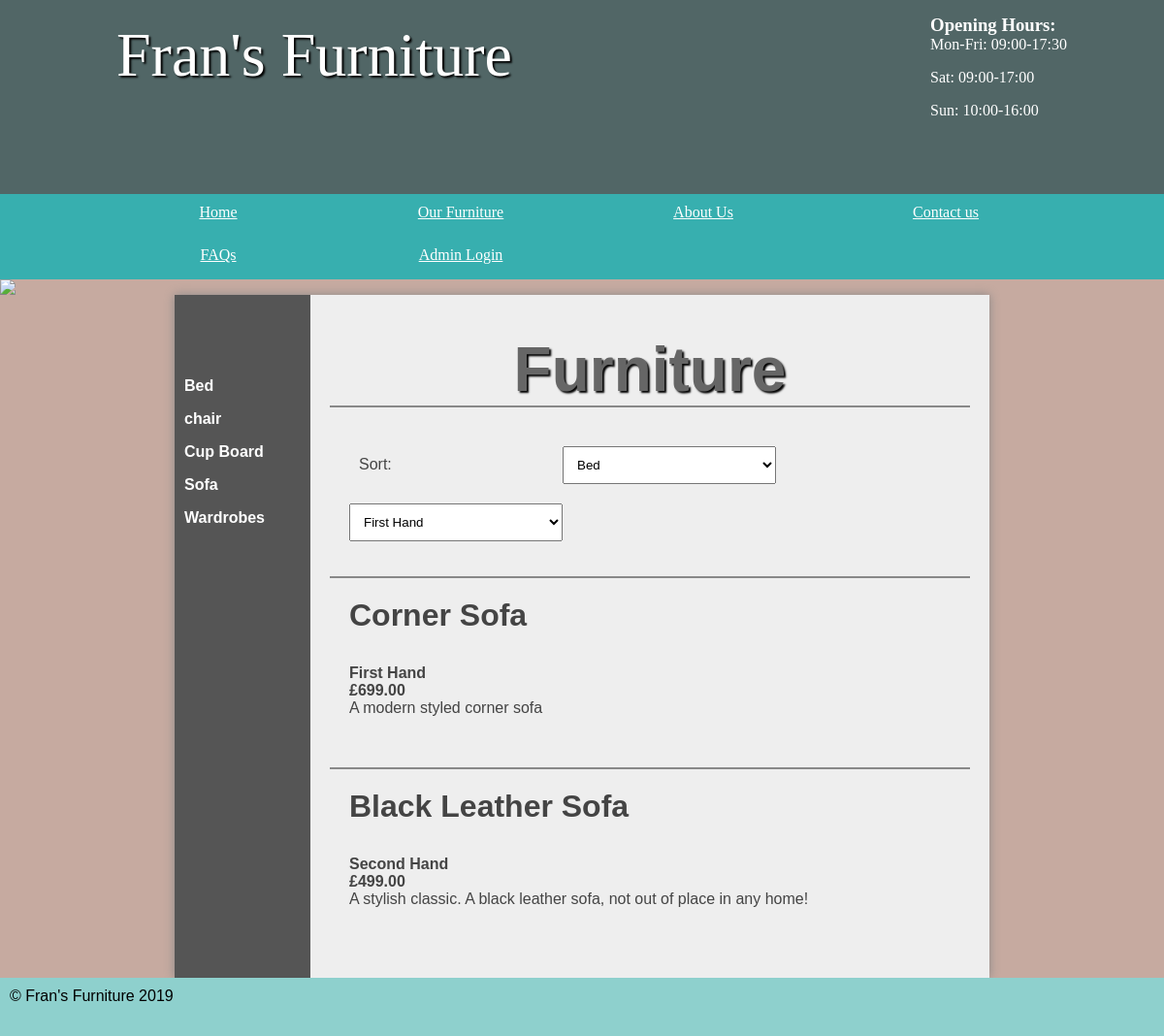
The app's page /index.php?page=furniture&cat_id=4 with its own data.
### tables this page shows
CREATE TABLE `category` (
  `id` int(11) NOT NULL,
  `name` varchar(45) DEFAULT NULL
);

CREATE TABLE `furniture` (
  `id` int(11) NOT NULL,
  `name` varchar(45) NOT NULL,
  `description` varchar(2000) NOT NULL,
  `price` decimal(5,2) NOT NULL,
  `categoryId` int(11) NOT NULL,
  `visibility` char(1) NOT NULL,
  `item_condition` varchar(15) NOT NULL
);

### functions/load_template.php (called while the page is built, shortened)
<?php
	function loadTemplate($filename, $tempVars){
		extract($tempVars);
		require $filename;
		$content = ob_get_clean();
		return $content;
	}
?>

### pages/users/furniture.php (called while the page is built, shortened)
<?php
$furniture=new DatabaseTable('furniture');
if(isset($_GET['cat_id'])){
		$fur=$furniture->find('categoryId',$_GET['cat_id']);
	}
	else{
		$fur=$furniture->find('visibility', 'S');
	}
$sortF=$furniture->findAll();
$category=new DatabaseTable('category');
$cat=$category->findAll();
$sortC=$category->findAll();
$content=loadTemplate('../templates/users/furnitureTemplate.php',['furnitureQuery'=>$fur, 'categoryQuery'=>$cat, 'stmt'=>$sortC, 'tmts'=>$sortF]);
?>

### classes/databasetable.php (called while the page is built, shortened)
<?php
class DatabaseTable{
    public $table;
    function __construct($table){
        $this->table = $table;
    }
function find($field, $value) {
    global $pdo;
        $stmt = $pdo->prepare('SELECT * FROM ' . $this->table . ' WHERE ' . $field . ' = :valu');
        $criteria = [
                'valu' => $value
        ];
        $stmt->execute($criteria);
        return $stmt;
}
function findAll() {
    global $pdo;
        $stmt = $pdo->prepare('SELECT * FROM ' . $this->table );
        $stmt->execute();
        return $stmt;
}
}
?>

### templates/users/furnitureTemplate.php (the view, shortened to what this page needs)
<main class="admin">
	<section class="left">
		<ul>
			<?php
			foreach ($categoryQuery as $category) {
				echo '<li>';
				echo '<h4>'.'<a href="index.php?page=furniture&cat_id='.$category['id'].'">' . $category['name'] .'</a>'. '</h4>';
				echo '</li>';
			}
			?>
		</ul>
	</section>
	<section class="right">
		<h1>Furniture</h1>
		<ul class="furniture">
		<li>
			<form>
			<label>Sort:</label>
			<select id="categoryId" onchange="clickme(categoryId.value,item_condition.value)">
				<?php
					foreach ($stmt as $row) {
						echo '<option value="' . $row['id'] . '">' . $row['name'] . '</option>';
					}
				?>
				</select>
				<select id="item_condition" onchange="clickme(categoryId.value,item_condition.value)">
					<option value="First Hand">First Hand</option>
				</select>
</form>
		</li>
<div id="new">
	<?php
	foreach ($furnitureQuery as $furniture) {
		echo '<li>';
		echo '<div class="details">';
		echo '<h2>' . $furniture['name'] . '</h2>';
		echo '<h4>' . $furniture['item_condition'] . '</h4>';
		echo '<h4>£' . $furniture['price'] . '</h4>';
		echo '<p>' . $furniture['description'] . '</p>';
		echo '</div>';
		echo '</li>';
	}
	?>
</ul>
</section>
</main>

### css/styles.css (style rules this page uses)
* { margin: 0; padding: 0; }
html { font-family: 'Oxygen-Regular', verdana, sans-serif; }
body { background-color: #C6AAA0; }
h1 { font-size:4em; color: white; text-align: center; padding-top: 20px; text-shadow: 2px 2px 2px #000; }
main { min-height: 75vh; background-color: #eee; width: 70vw; display: block; margin: auto; box-shadow: 0px 0px 10px #888; color:#444; }
main h2 { font-size:2em; }
p, li, h2 { margin-bottom: 1em; }
form select, form label, form input, form textarea { float: left; width: 200px; padding: 10px; margin-top: 20px; }
form label { clear: left; }
.left ul { list-style-type: none }
section a { color: #444; }
form select { width: 220px; }
.stock, .admin { display: table; }
.stock > ul, .admin .left { width: 10vw; list-style-type: none; display: table-cell; padding: 10px; background-color: #555; margin: 0; }
.stock .products, .admin .right { display: table-cell; padding: 20px; }
.stock > ul a, .admin .left a { color: white; text-decoration: none; }
.furniture li { border-top: 2px solid #888; padding: 20px; overflow: auto; }
.right { padding: 20px; }
main h1 { color: #666; }

### records on screen
category: name "Bed"
category: name "chair"
category: name "Cup Board"
category: name "Sofa"
category: name "Wardrobes"
furniture: name "Corner Sofa", item_condition "First Hand", price "699.00", description "A modern styled corner sofa"
furniture: name "Black Leather Sofa", item_condition "Second Hand", price "499.00", description "A stylish classic. A black leather sofa, not out of place in any home!"

### other values on screen
date ('Y') "2019"
form field value "Bed"
